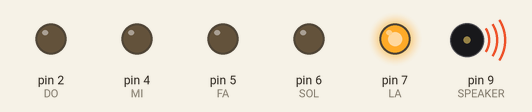
A sketch run on a simulated Arduino Uno, built with avr-gcc and run on an emulated ATmega328P. Parts: output pins drawn as LEDs (lit = HIGH), buzzer (waves = sounding). Pins used as bus, display or sensor lines are not drawn.

Above: at 1.8 s.
At 2.6 s:
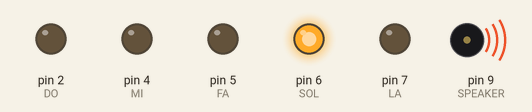
At 3.3 s:
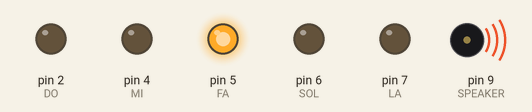
At 4.1 s:
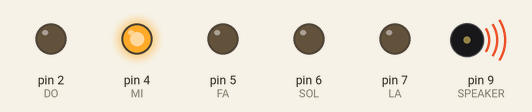
At 4.8 s:
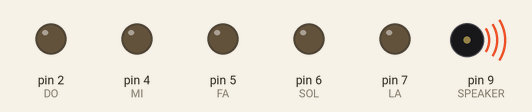
At 5.8 s:
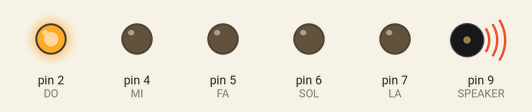
Timing chart, 0 to 8.1 s (numbered marks = the images above):
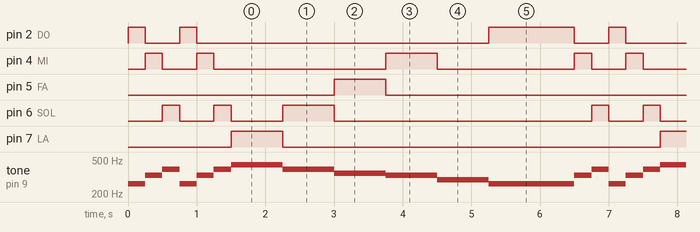

The sketch:

dongyo_led.ino
```cpp
// 사분음표 : 250ms
#include "pitches.h"

const int SPEAKER = 9;
const int DO = 2;
const int RE = 3;
const int MI = 4;
const int FA = 5;
const int SOL = 6;
const int LA = 7;

int notes[] = {
  NOTE_C4,NOTE_E4,NOTE_G4,NOTE_C4,NOTE_E4,NOTE_G4,NOTE_A4,NOTE_A4,NOTE_A4,NOTE_G4,
  NOTE_F4,NOTE_F4,NOTE_F4,NOTE_E4,NOTE_E4,NOTE_E4,NOTE_D4,NOTE_D4,NOTE_D4,NOTE_C4,
};

int times[] = {
  250,250,250,250,250,250,250,250,250,750,
  250,250,250,250,250,250,250,250,250,1000,
};

void setup() {
  pinMode(DO, OUTPUT);
  pinMode(RE, OUTPUT);
  pinMode(MI, OUTPUT);
  pinMode(FA, OUTPUT);
  pinMode(SOL, OUTPUT);
  pinMode(LA, OUTPUT);


}

void loop() {
  digitalWrite(DO, LOW);
  digitalWrite(RE, LOW);
  digitalWrite(MI, LOW);
  digitalWrite(FA, LOW);
  digitalWrite(SOL, LOW);
  digitalWrite(LA, LOW);
  int notes_n = sizeof(notes)/sizeof(int);
  for(int i=0;i<notes_n;i++){
    switch(notes[i]){
      case NOTE_C4:
        digitalWrite(DO, HIGH);
        break;
      case NOTE_D4:
        digitalWrite(RE, HIGH);
        break;
      case NOTE_E4:
        digitalWrite(MI, HIGH);
        break;

      case NOTE_F4:
        digitalWrite(FA, HIGH);
        break;
      case NOTE_G4:
        digitalWrite(SOL, HIGH);
        break;
      case NOTE_A4:
        digitalWrite(LA, HIGH);
        break;
    }
    tone(SPEAKER, notes[i], times[i]);
    delay(times[i]); // 실행시간을 벌어주는 역
    switch(notes[i]){
      case NOTE_C4:
        digitalWrite(DO, LOW);
        break;
      case NOTE_D4:
        digitalWrite(RE, LOW);
        break;
      case NOTE_E4:
        digitalWrite(MI, LOW);
        break;

      case NOTE_F4:
        digitalWrite(FA, LOW);
        break;
      case NOTE_G4:
        digitalWrite(SOL, LOW);
        break;
      case NOTE_A4:
        digitalWrite(LA, LOW);
        break;
    }
  }
}
```

Measured:
- by itself, pin 2 (DO): repeats every 6.3 s: LOW 0.50 s, HIGH 0.25 s, LOW 4.3 s, HIGH 1.3 s
- by itself, pin 4 (MI): repeats every 6.3 s: LOW 0.50 s, HIGH 0.25 s, LOW 2.5 s, HIGH 0.75 s, LOW 2.0 s, HIGH 0.25 s
- by itself, pin 5 (FA), pin 7 (LA): alternates HIGH for 0.75 s and LOW for 5.5 s
- by itself, pin 6 (SOL): repeats every 6.3 s: LOW 0.50 s, HIGH 0.25 s, LOW 0.75 s, HIGH 0.75 s, LOW 3.8 s, HIGH 0.25 s
- by itself, tone on pin 9 (SPEAKER): repeats every 6.3 s: 330 Hz 0.25 s, 392 Hz 0.25 s, 262 Hz 0.25 s, 330 Hz 0.25 s, 392 Hz 0.25 s, 440 Hz 0.75 s, 392 Hz 0.75 s, 349 Hz 0.75 s, 330 Hz 0.75 s, 294 Hz 0.75 s, 262 Hz 1.3 s
